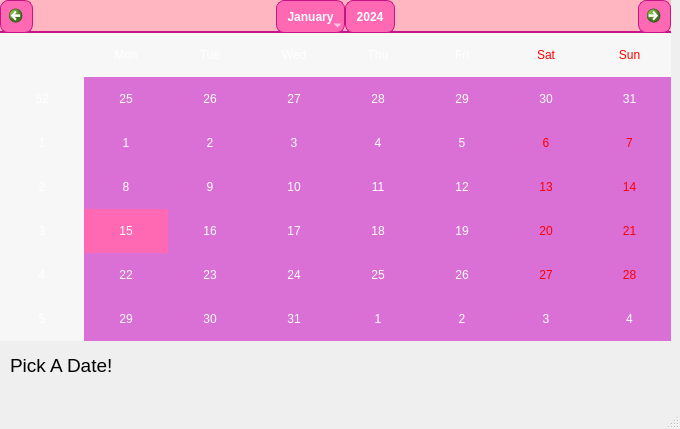
<?xml version="1.0" encoding="UTF-8"?>
<ui version="4.0">
 <class>MainWindow</class>
 <widget class="QMainWindow" name="MainWindow">
  <property name="geometry">
   <rect>
    <x>0</x>
    <y>0</y>
    <width>680</width>
    <height>429</height>
   </rect>
  </property>
  <property name="windowTitle">
   <string>MainWindow</string>
  </property>
  <widget class="QWidget" name="centralwidget">
   <widget class="QCalendarWidget" name="calendarWidget">
    <property name="geometry">
     <rect>
      <x>0</x>
      <y>0</y>
      <width>671</width>
      <height>341</height>
     </rect>
    </property>
    <property name="toolTip">
     <string>&lt;html&gt;&lt;head/&gt;&lt;body&gt;&lt;p&gt;&lt;br/&gt;&lt;/p&gt;&lt;/body&gt;&lt;/html&gt;</string>
    </property>
    <property name="styleSheet">
     <string notr="true">/* Genel arka plan */
QCalendarWidget {
    background-color: #800080; /* Koyu mor */
    border: 2px solid #FFB6C1; /* Açık pembe çerçeve */
    border-radius: 10px;
    color: white; /* Yazılar beyaz */
}

/* Günler ve grid ayarları */
QCalendarWidget QAbstractItemView {
    background-color: #DA70D6; /* Orkide moru */
    selection-background-color: #FF69B4; /* Sıcak pembe */
    selection-color: white;
    gridline-color: #FFC0CB; /* Açık pembe */
    color: white;
}

/* Üst bar (Ay/Yıl kısmı) */
QCalendarWidget QWidget#qt_calendar_navigationbar {
    background-color: #FFB6C1; /* Açık pembe */
    border-bottom: 2px solid #C71585; /* Koyu pembe */
}

/* Ay ve yıl değiştirme butonları */
QCalendarWidget QToolButton {
    background-color: #FF69B4; /* Sıcak pembe */
    color: white;
    border: 1px solid #C71585; /* Koyu pembe */
    border-radius: 8px;
    padding: 6px;
    font-weight: bold;
}

/* İleri ve geri butonları */
QCalendarWidget QToolButton::hover {
    background-color: #FF1493; /* Parlak pembe */
}

QCalendarWidget QToolButton::pressed {
    background-color: #C71585; /* Koyu pembe */
}

/* Ok simgelerinin rengini değiştir */
QCalendarWidget QToolButton::left-arrow {
    image: url(:/icons/left-arrow-pink.svg);
}

QCalendarWidget QToolButton::right-arrow {
    image: url(:/icons/right-arrow-pink.svg);
}

/* Yıl seçmek için kullanılan spinbox */
QCalendarWidget QSpinBox {
    background-color: #FFC0CB; /* Açık pembe */
    color: black;
    border: 1px solid #C71585;
    border-radius: 5px;
    padding: 3px;
}

/* Yukarı ve aşağı ok butonları */
QCalendarWidget QSpinBox::up-button, 
QCalendarWidget QSpinBox::down-button {
    background-color: #FF69B4;
    border: none;
}

/* Haftanın günleri (Pzt, Sal, Çar...) */
QCalendarWidget QHeaderView::section {
    background-color: #FFB6C1; /* Açık pembe */
    color: black;
    font-weight: bold;
    border: none;
    padding: 5px;
}
</string>
    </property>
   </widget>
   <widget class="QLabel" name="label">
    <property name="geometry">
     <rect>
      <x>10</x>
      <y>350</y>
      <width>651</width>
      <height>31</height>
     </rect>
    </property>
    <property name="font">
     <font>
      <pointsize>14</pointsize>
     </font>
    </property>
    <property name="text">
     <string>Pick A Date!</string>
    </property>
   </widget>
  </widget>
  <widget class="QMenuBar" name="menubar">
   <property name="geometry">
    <rect>
     <x>0</x>
     <y>0</y>
     <width>680</width>
     <height>26</height>
    </rect>
   </property>
  </widget>
  <widget class="QStatusBar" name="statusbar"/>
 </widget>
 <resources/>
 <connections/>
</ui>
